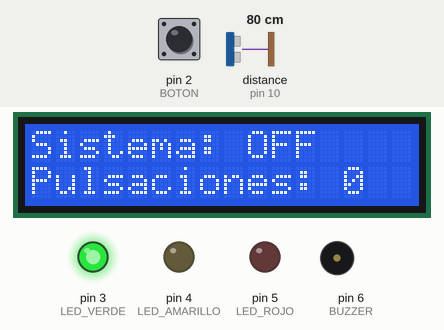
Simulated run of this sketch. Board: Arduino Uno, built with avr-gcc and run on an emulated ATmega328P. Shown: 16×2 character LCD, output pins drawn as LEDs (lit = HIGH), buzzer (waves = sounding). Dashed ring = blinking. Inputs (shaded band) come from the test bench; at power-on: pin 2 (BOTON) LOW, distance to the obstacle (sensor on pin 10) 80 cm. The echo pulse lasts 58.3 µs per cm; pins used as bus, display or sensor lines are not drawn; what the sketch prints to the serial monitor is not drawn.

Above: at 1.2 s.
1.3 s: pin 2 (BOTON) pulled HIGH for 0.15 s
At 1.8 s:
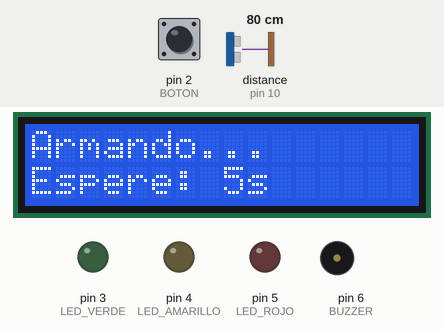
2.0 s: pin 2 (BOTON) pulled HIGH for 1 s
At 2.7 s:
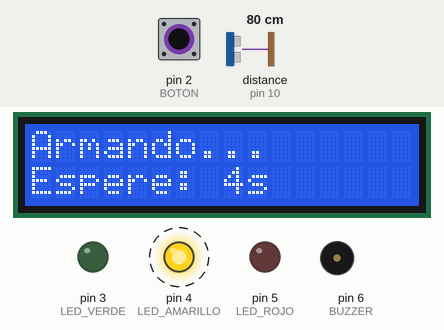
3.6 s: pin 2 (BOTON) pulled HIGH for 0.15 s
4.3 s: distance to the obstacle (sensor on pin 10) set to 32 cm
7.3 s: distance to the obstacle (sensor on pin 10) set to 27 cm
At 7.83 s:
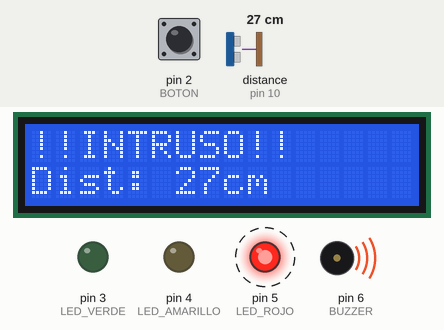
9.7 s: pin 2 (BOTON) pulled HIGH for 3.2 s
At 10.3 s:
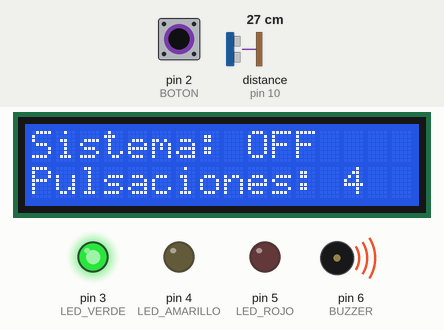
Timing chart, 0 to 12.7 s (numbered marks = the images above; inputs shaded):
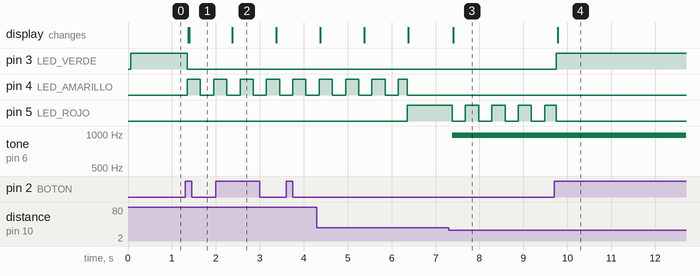

The sketch:

alarma_proximidad.ino
```cpp
// ============================================================
// SISTEMA DE ALARMA DE PROXIMIDAD
// Laboratorio de Computacion I - UNSAM
// Alumno: Giménez Agustín
// ============================================================

#include <Wire.h>
#include <LiquidCrystal_I2C.h>

// --- Pines ---
// --- SENSOR ULTRASÓNICO ---
#define TRIG            9
#define ECHO            10

//--- LEDS (Salidas digitales) ---
#define LED_VERDE       3
#define LED_AMARILLO    4
#define LED_ROJO        5

// -- PULSADOR/BOTON (Entrada digital) --
#define BOTON           2

// -- BUZZER (SALIDA ANALÓGICA) --
#define BUZZER          6

// --- Estados ---
#define ESTADO_DESARMADO  0
#define ESTADO_ARMANDO    1
#define ESTADO_ARMADO     2
#define ESTADO_ALERTA     3

// --- Tiempos ---
#define TIEMPO_ARMADO     5000  // ms de cuenta regresiva antes de armarse
#define TIEMPO_PARPADEO   300   // ms de cadencia de parpadeo de LEDs
#define TIEMPO_REBOTE     50    // ms de filtro antirrebote del boton (FLANCOS)
#define TIEMPO_SENSOR     500   // ms entre cada lectura del sensor

// --- Umbral del sensor ---
#define DISTANCIA_UMBRAL  30    // cm — el buzer varia en este rango y el sensor se activa en este rango

// --- Inicialización LCD ---
LiquidCrystal_I2C lcd(0x27, 16, 2);

// --- Variables de estado ---
int estado = ESTADO_DESARMADO; // ESTADO_DESARMADO = 0
int contadorPulsaciones = 0;

// --- Variables de tiempo ---

// Millis para la maquina de estados (cuenta de 5 seg de ARMANDO)
unsigned long millisAnteriores = 0;

// Millis para el antirrebote del boton (flancos)
unsigned long millisBoton      = 0;

// -- Millis para led --
unsigned long millisParpadeo   = 0;

// -- milis para el SENSOR
unsigned long millisSensor     = 0;

// --- Variables de boton ---
int estadoBoton         = LOW;
int estadoBotonAnterior = LOW;

// --- Otras variables auxiliares ---

// --- LED ---
int ledEncendido         = LOW;

// --- LCD ---
long distanciaAnteriorLCD = -1;  // para detectar cambio de distancia en ALERTA
int estadoAnteriorLCD    = -1;  // estados posibles según la lógica del 0 al 4, con -1 forzamos que dibuje en la primer pasada
int ultimoSegundo        = -1; // lo mismo que arriba, se fuerza para la primer pasada

long ultimaDistancia     = 999; // Al ser 30 cm la distancia máxima, no se activa la alarma en la primer pasada

// 1ER FUNCION PARA MEDIR DISTANCIA EN EL SENSOR ÚLTRA SÓNICO HC-SR04
// Devuelve valores en cm. 999 = sin respuesta.
long medirDistancia() {
    digitalWrite(TRIG, LOW);
    delayMicroseconds(2);
    digitalWrite(TRIG, HIGH);
    delayMicroseconds(10);
    digitalWrite(TRIG, LOW);
    long tiempo = pulseIn(ECHO, HIGH, 30000);
    if (tiempo == 0) return 999;
    return tiempo / 58;
}


// 2DA FUNCIÓN: Actualiza el LCD solo cuando algo cambia, si no se queda esperando.
// seg: segundos restantes (se muestra durante ARMANDO)
// dist: distancia actual (se muestra durante ALERTA)

// arranca como estado  = ESTADO_DESARMADO;
// Arranca como estadoAnteriorLCD = -1
void actualizarLCD(int seg, long dist) {
    int debeActualizar = 0;

    //SOLO HAY TRES CASOS EN LOS QUE ACTUALIZA EL LCD

    // Estado es diferentes al anterior
    if (estado != estadoAnteriorLCD) {
        debeActualizar = 1;
        estadoAnteriorLCD = estado;
        ultimoSegundo = -1;
        distanciaAnteriorLCD = -1;
    }

    //El estado está ARMANDO y los segundos son diferentes a los anteriores
    if (estado == ESTADO_ARMANDO && seg != ultimoSegundo) {
        debeActualizar = 1;
        ultimoSegundo = seg;
    }

    //Si está en alerta y la distancia es diferente a la anterior
    if (estado == ESTADO_ALERTA && dist != distanciaAnteriorLCD) {
        debeActualizar = 1;
        distanciaAnteriorLCD = dist;
    }

  //Si no entra en nninguna de las anteriores finaliza
  if (debeActualizar == 0) return;

    //Limpieza de LCD
    lcd.clear();
    lcd.setCursor(0, 0);

    //Control de estados
    switch (estado) {
        case ESTADO_DESARMADO:
            lcd.print("Sistema: OFF");
            lcd.setCursor(0, 1);
            lcd.print("Pulsaciones: ");
            lcd.print(contadorPulsaciones);
            break;

        case ESTADO_ARMANDO:
            lcd.print("Armando...");
            lcd.setCursor(0, 1);
            lcd.print("Espere: ");
            lcd.print(seg);
            lcd.print("s");
            break;

        case ESTADO_ARMADO:
            lcd.print("Sistema: ARMADO");
            lcd.setCursor(0, 1);
            lcd.print("Pulsaciones: ");
            lcd.print(contadorPulsaciones);
            break;

        case ESTADO_ALERTA:
            lcd.print("!!INTRUSO!!");
            lcd.setCursor(0, 1);
            //Si detecta distancias muy lejanas no la muestra.
            if (dist > 500) {
                lcd.print("Dist: ---");
            } else {
                lcd.print("Dist: ");
                lcd.print(dist);
                lcd.print("cm");
            }
            break;
    }
}

// --- SETUP ---
void setup() {
    pinMode(TRIG,         OUTPUT);
    pinMode(ECHO,         INPUT);
    pinMode(BOTON,        INPUT);
    pinMode(LED_VERDE,    OUTPUT);
    pinMode(LED_AMARILLO, OUTPUT);
    pinMode(LED_ROJO,     OUTPUT);
    pinMode(BUZZER,       OUTPUT);

    lcd.init();
    lcd.backlight();

    //-- Inicialización del serial y mensaje inicial --
    Serial.begin(9600);
    Serial.println("Sistema iniciado - DESARMADO");
}

// --- LOOP ---
void loop() {
    unsigned long millisActuales = millis();

    // LECTURA DE BOTON
    // Detecta el momento exacto en que el boton pasa de LOW a HIGH.
    // El filtro de 50ms evita contar rebotes mecanicos.

    // Leo el botón
    estadoBoton = digitalRead(BOTON);
    int flancoDetectado = 0;

    // Detección de flancos para el botón
    if ((estadoBoton == HIGH) && (estadoBotonAnterior == LOW)) {
        if ((millisActuales - millisBoton) >= TIEMPO_REBOTE) {
            flancoDetectado = 1;
            contadorPulsaciones++;
            estadoBotonAnterior = estadoBoton;
            Serial.print("Pulsacion detectada! Total: ");
            Serial.println(contadorPulsaciones);
        }
    } else {
        estadoBotonAnterior = estadoBoton;
        millisBoton = millisActuales;
    }

    // LECTURA DEL SENSOR cada TIEMPO_SENSOR ms
    // Solo mide cuando el estado lo requiere.

    if ((estado == ESTADO_ARMADO || estado == ESTADO_ALERTA) &&
        (millisActuales - millisSensor) >= TIEMPO_SENSOR) {

        millisSensor = millisActuales;
        ultimaDistancia = medirDistancia();

        // -- ESTADO ALERTA DEVUELVE LOS CM EN TIEMPO REAL --
        if (estado == ESTADO_ALERTA) {
            if (ultimaDistancia > 500) {
                Serial.println("¡Intruso! (sin lectura)");
            } else {
                Serial.print("¡Intruso a ");
                Serial.print(ultimaDistancia);
                Serial.println("cm!");
            }
        } else {
            Serial.print("Dist: ");
            Serial.print(ultimaDistancia);
            Serial.println(" cm");
        }
    }

    // SEGUNDOS RESTANTES para mostrar en LCD durante ARMANDO
    int seg = (TIEMPO_ARMADO - (int)(millisActuales - millisAnteriores)) / 1000 + 1; // lo divide por mil para pasarlo a seg el + 1 es para no mostrar el cero
    if (seg < 0) seg = 0; // Si es menor que cero setea 0


    // TRANSICIONES DE ESTADO
    // Decide si el sistema debe cambiar de un estado a otro.
    switch (estado) {

        case ESTADO_DESARMADO:
            // Si se pulsó el botón pasa a estado ARMANDO
            if (flancoDetectado) {
                estado = ESTADO_ARMANDO;
                millisAnteriores = millisActuales;
                estadoAnteriorLCD = -1;
                Serial.println("-> ARMANDO");
            }
            break;

        case ESTADO_ARMANDO:
            // Si pasó más de 5seg pasa a estado ARMADO
            if ((millisActuales - millisAnteriores) >= TIEMPO_ARMADO) {
                estado = ESTADO_ARMADO;
                millisAnteriores = millisActuales;
                estadoAnteriorLCD = -1;
                Serial.println("-> ARMADO");
            }
            break;

        case ESTADO_ARMADO:
            // Si la última distancia es menor a 30 cm pasa a estado ALERTA
            if (ultimaDistancia < DISTANCIA_UMBRAL) {
                estado = ESTADO_ALERTA;
                millisAnteriores = millisActuales;
                estadoAnteriorLCD = -1;
                Serial.println("-> ALERTA");
            }
            break;

        case ESTADO_ALERTA:
            //Si se precionó el botón pasa a estado DESARMADO
            if (flancoDetectado) {
                estado = ESTADO_DESARMADO;
                millisAnteriores = millisActuales;
                estadoAnteriorLCD = -1;
                analogWrite(BUZZER, 0);
                Serial.println("-> DESARMADO");
            }
            break;
    }


    // SALIDAS POR ESTADO
    // Activa o desactiva cada componente segun el estado actual.
    switch (estado) {

        // DESARMADO: BUZZER APAGADO Y LED VERDE PRENDIDO
        case ESTADO_DESARMADO:
            digitalWrite(LED_VERDE,    HIGH);
            digitalWrite(LED_AMARILLO, LOW);
            digitalWrite(LED_ROJO,     LOW);
            analogWrite(BUZZER, 0);
            break;

        //ARMANDO: LED AMARILLO PARMADEA
        case ESTADO_ARMANDO:
            digitalWrite(LED_VERDE, LOW);
            digitalWrite(LED_ROJO,  LOW);
            // LED amarillo se prende o se apaga por 300ms y el estado de armando dura 5seg
            if ((millisActuales - millisParpadeo) >= TIEMPO_PARPADEO) {
                millisParpadeo = millisActuales;
                ledEncendido = !ledEncendido;
                digitalWrite(LED_AMARILLO, ledEncendido);
            }
            analogWrite(BUZZER, 0);
            break;

        case ESTADO_ARMADO:
            digitalWrite(LED_VERDE,    LOW);
            digitalWrite(LED_AMARILLO, LOW);
            digitalWrite(LED_ROJO,     HIGH);
            analogWrite(BUZZER, 0);
            break;

        case ESTADO_ALERTA: {
            digitalWrite(LED_VERDE,    LOW);
            digitalWrite(LED_AMARILLO, LOW);
            //Misma lógica que el led amarillo pero se apaga cuando se pulsa el boton
            if ((millisActuales - millisParpadeo) >= TIEMPO_PARPADEO) {
                millisParpadeo = millisActuales;
                ledEncendido = !ledEncendido;
                digitalWrite(LED_ROJO, ledEncendido);
            }
            // Intensidad del buzzer varia segun distancia
            // Mas cerca del objeto = mas intensidad (0 a 255)
            int intensidad = map(ultimaDistancia, 0, DISTANCIA_UMBRAL, 255, 80); // map(valor, entradaMin, entradaMax, salidaMin, salidaMax)
            // A mayor intensidad menor es la distancia
            if (intensidad < 0)   intensidad = 0;
            if (intensidad > 255) intensidad = 255;
            analogWrite(BUZZER, intensidad);
            break;
        }
    }


    // ACTUALIZAR LCD
    actualizarLCD(seg, ultimaDistancia);
}
```

Measured:
- the behaviour switches between 30 and 29 cm on distance to the obstacle (sensor on pin 10) (found by bisection; images 2 and 3)
- after the input at 1.3 s, pin 3 (LED_VERDE): HIGH → LOW after 0.05 s; pin 4 (LED_AMARILLO): LOW → HIGH after 0.05 s, → LOW 0.30 s later, → HIGH 0.30 s later; the display: first changes after 0.07 s (image 1 shows a later state)
- after the input at 7.3 s, pin 5 (LED_ROJO): alternates HIGH for 0.30 s and LOW for 0.30 s, starting after 0.08 s; tone on pin 6 (BUZZER): silent → 977 Hz after 0.08 s; the display: changes after 0.11 s (image 3)
- after the input at 9.7 s, pin 3 (LED_VERDE): LOW → HIGH after 0.05 s; pin 5 (LED_ROJO): goes on until 9.8 s, then stays LOW; the display: changes after 0.08 s (image 4)
